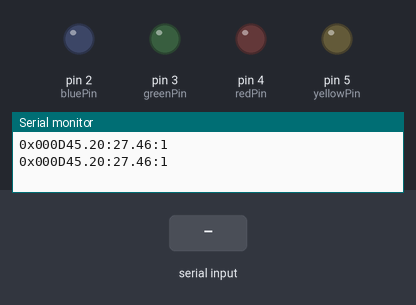
Recording of a sketch running on a simulated Arduino Uno, built with avr-gcc and run on an emulated ATmega328P. On the bench: output pins drawn as LEDs (lit = HIGH), the last lines printed to the serial monitor. The test bench sets the inputs (shaded band).

Above: at 1.2 s.
1.3 s: "90,45,200\n" received over Serial
At 1.9 s:
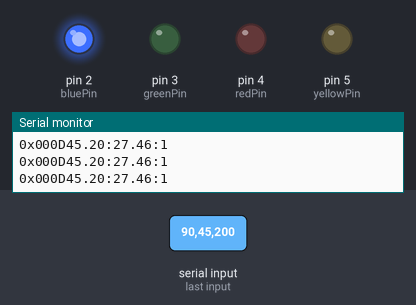
2.8 s: "30,150,10\n" received over Serial
At 4.0 s:
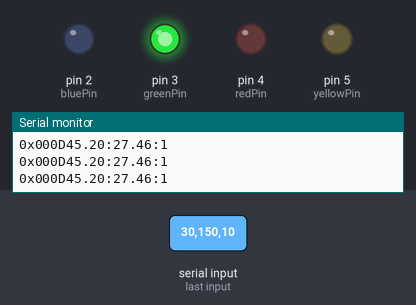
4.3 s: "90,45\n" received over Serial
At 5.4 s:
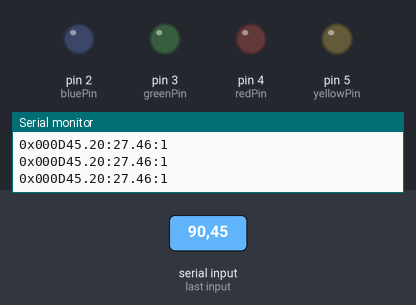
5.8 s: "90,45,200,10\n" received over Serial
At 6.5 s:
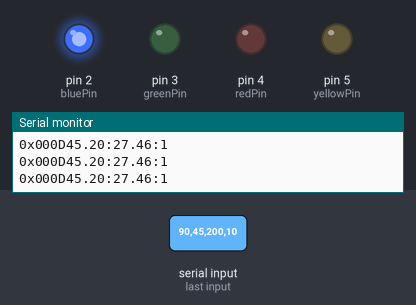
Timing chart, 0 to 8.3 s (numbered marks = the images above; inputs shaded):
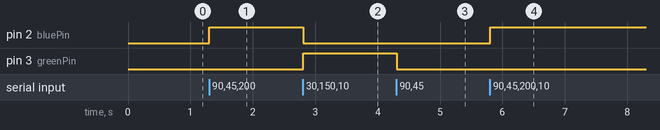

Measured:
- after the input at 1.3 s, pin 2 (bluePin): LOW → HIGH at once
- after the input at 2.8 s, pin 2 (bluePin): HIGH → LOW at once; pin 3 (greenPin): LOW → HIGH at once
- after the input at 4.3 s, pin 3 (greenPin): HIGH → LOW at once
- after the input at 5.8 s, pin 2 (bluePin): LOW → HIGH at once

The sketch:

arduino_code_testing.ino
```cpp
int bluePin = 2;
int greenPin = 3;
int redPin = 4;
int yellowPin = 5;
unsigned long last_send;

void send_signal(String msg);
String receive_signal();
String int_to_hex(int num, int precision);
String read_sensors();
void control_motors(String commands);

void setup() {
  Serial.begin(115200);
  pinMode(bluePin, OUTPUT);
  pinMode(greenPin, OUTPUT);
  pinMode(redPin, OUTPUT);
  pinMode(yellowPin, OUTPUT);
}

void loop() {
  if (Serial.available() > 0) {
    control_motors(receive_signal());
  }
  if (millis() - last_send >= 500) {
    send_signal(read_sensors());
    last_send = millis();
  }
}

void control_motors(String commands) {
  // Commands in format "0120"

  int blue = String(commands[0]).toInt();
  int green = String(commands[1]).toInt();
  int red = String(commands[2]).toInt();
  int yellow = String(commands[3]).toInt();
  digitalWrite(bluePin, blue);
  digitalWrite(greenPin, green);
  digitalWrite(redPin, red);
  digitalWrite(yellowPin, yellow);
}

String read_sensors() {
  // Returns string in format "42.0:2.175:1"

  float pressure = 45.2;
  float temp = 27.457;
  int value = 1;

  String str = "";
  str += pressure;
  str += ':';
  str += temp;
  str += ':';
  str += value;
  return str;
}
```

communication.ino
```cpp
void send_signal(String msg) {
  // Adds length of msg in hex format to msg and sends it

  String len = int_to_hex(msg.length(), 4);
  Serial.println(len + msg);
}

String receive_signal() {
  // Returns string in format "0120"

  delay(5); // Let the whole string arrive to buffer
  char inData[100]; // Allocate some space for the string
  char inChar; // Where to store the character read
  byte index = 0; // Index into array; where to store the character
  // Read in a whole string
  while (Serial.available() > 0) {
    inChar = Serial.read(); // Read a character
    inData[index] = inChar; // Store it
    index++; // Increment where to write next
    inData[index] = '\0'; // Null terminate the string
  }
  // Remove first 6 characters which describes the length
  String str = String(inData);
  return str.substring(6);
}

String int_to_hex(int num, int precision) {
  // Returns string in format "0x01fb"

  char tmp[16];
  char format[128];
  sprintf(format, "0x%%.%dX", precision);
  sprintf(tmp, format, num);
  return tmp;
}
```
